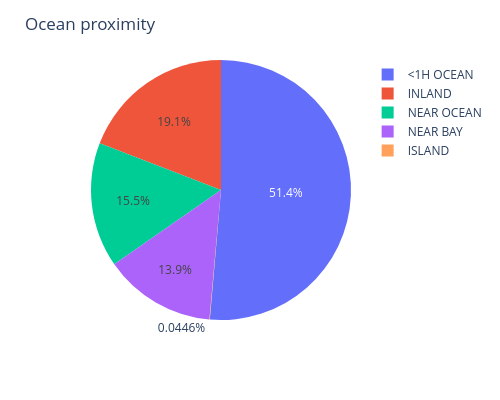

Notebook code cell kept with this figure:
### Markdown cell above
### Categorical features

### Code cell
fig = px.pie(df, values="median_house_value", names="ocean_proximity")
fig.update_layout(height=400, width=500, title_text="Ocean proximity")
fig.show()

### Figure 1 — Plotly figure (JSON) as saved in the notebook; plotly's stock layout.template omitted (floating-point values rounded to 4 significant figures; data arrays with more than 128 entries replaced by an {"elided": "..."} marker saying what was removed)
{"data": [{"domain": {"x": [0.0, 1.0], "y": [0.0, 1.0]}, "hovertemplate": "ocean_proximity=%{label}<br>median_house_value=%{value}<extra></extra>", "labels": {"elided": "20640 str values"}, "legendgroup": "", "name": "", "showlegend": true, "values": {"elided": "20640 float values"}, "type": "pie"}], "layout": {"legend": {"tracegroupgap": 0}, "margin": {"t": 60}, "title": {"text": "Ocean proximity"}, "height": 400, "width": 500}}
